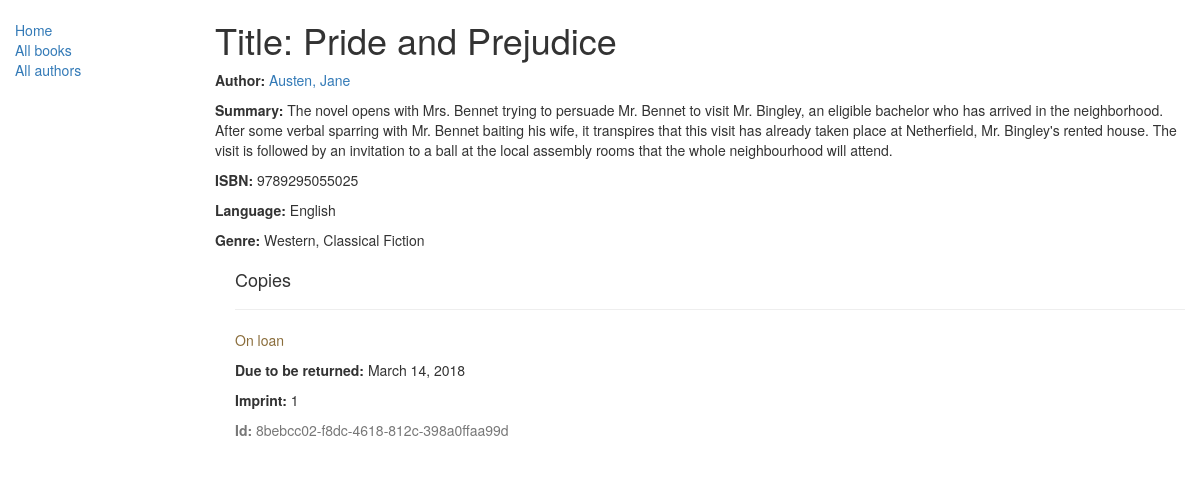
/catalog/book/1, run on the app's committed database.
### catalog/models.py (models this page shows, shortened)
class Book(models.Model):
  title = models.CharField(max_length=200)
  author = models.ForeignKey('Author', on_delete=models.SET_NULL, null=True)
  summary = models.TextField(max_length=1000, help_text='Enter a brief description of the book')
  isbn = models.CharField('ISBN', max_length=13, help_text='13 Character <a href="https://www.isbn-international.org/content/what-isbn">ISBN number</a>')
  genre = models.ManyToManyField(Genre, help_text='Select a genre for this book')
  language = models.ForeignKey('Language', on_delete=models.SET_NULL, null=True)
  def display_genre(self):
    return ', '.join([ genre.name for genre in self.genre.all()[:3]])
  display_genre.short_description = 'Genre'

class Author(models.Model):
  first_name = models.CharField(max_length=100)
  last_name = models.CharField(max_length=100)
  date_of_birth = models.DateField(null=True, blank=True)
  date_of_death = models.DateField('Died', null=True, blank=True)
  class Meta:
    ordering = ['last_name', 'first_name']
  def __str__(self):
    return '{0}, {1}'.format(self.last_name, self.first_name)

class Language(models.Model):
  name = models.CharField(max_length=200, help_text="Enter a the book's natural language")
  def __str__(self):
    return self.name

class Genre(models.Model):
  name = models.CharField(max_length=200, help_text="Enter a book genre (e.g. Science Fiction)")
  def __str__(self):
    return self.name

class BookInstance(models.Model):
  id = models.UUIDField(primary_key=True, default=uuid.uuid4, help_text='Unique ID for this particular book across whole library')
  book = models.ForeignKey(Book, on_delete=models.SET_NULL, null=True)
  imprint = models.CharField(max_length=200)
  due_back = models.DateField(null=True, blank=True)
  LOAN_STATUS = (
    ('m', 'Maintenance'),
    ('o', 'On loan'),
    ('a', 'Available'),
    ('r', 'Reserved'),
  )
  status = models.CharField(max_length=1, choices=LOAN_STATUS, blank=True, default='m', help_text='Book availability')
  class Meta:
      ordering = ['due_back']

### catalog/views.py (the view)
# urls.py: path('book/<int:pk>', views.BookDetailView.as_view(), name='book-detail'),
class BookDetailView(generic.DetailView):
  model = Book

### catalog/templates/catalog/book_detail.html
{% extends "base_generic.html" %}
{% block content %}
  <h1>Title: {{ book.title }}</h1>
  <p><strong>Author:</strong> <a href="">{{ book.author }}</a></p>
  <p><strong>Summary:</strong> {{ book.summary }}</p>
  <p><strong>ISBN:</strong> {{ book.isbn }}</p>
  <p><strong>Language:</strong> {{ book.language }}</p>
  <p><strong>Genre:</strong> {% for genre in book.genre.all %} {{ genre }}{% if not forloop.last %}, {% endif %}{% endfor %}</p>
  <div style="margin-left:20px;margin-top:20px">
    <h4>Copies</h4>
    {% for copy in book.bookinstance_set.all %}
    <hr>
    <p class="{% if copy.status == 'a' %}text-success{% elif copy.status == 'm' %}text-danger{% else %}text-warning{% endif %}">{{ copy.get_status_display }}</p>
    {% if copy.status != 'a' %}<p><strong>Due to be returned:</strong> {{copy.due_back}}</p>{% endif %}
    <p><strong>Imprint:</strong> {{copy.imprint}}</p>
    <p class="text-muted"><strong>Id:</strong> {{copy.id}}</p>
    {% endfor %}
  </div>
{% endblock %}

### catalog/templates/base_generic.html (shortened to what this page needs)
<!DOCTYPE html>
<html lang="en">
<head>
  <link rel="stylesheet" href="https://maxcdn.bootstrapcdn.com/bootstrap/3.3.7/css/bootstrap.min.css">
  {% load static %}
  <link rel="stylesheet" href="{% static 'css/styles.css' %}">
</head>
<body>
  <div class="container-fluid">
    <div class="row">
      <div class="col-sm-2">
        {% block sidebar %}
          <ul class="sidebar-nav">
            <li><a href="{% url 'index'%}">Home</a></li>
            <li><a href="{% url 'books'%}">All books</a></li>
            <li><a href="{% url 'authors' %}">All authors</a></li>
          </ul>
        {% endblock %}
      </div>
      <div class="col-sm-10">
        {% block content %}{% endblock %}
      </div>
    </div>
  </div>
</body>
</html>

### catalog/static/css/styles.css (style rules this page uses)
.sidebar-nav { margin-top: 20px; padding: 0; list-style: none; }

### data on the page
Book: title "Pride and Prejudice", author "Austen, Jane", summary "The novel opens with Mrs. Bennet trying to persuade Mr. Bennet to visit Mr. Bingley, an eligible bachelor who has arrived in the neighborhood. After some verbal sparring with Mr. Bennet baiting his wife, it transpires that this visit has already taken place at Netherfield, Mr. Bingley's rented house. The visit is followed by an invitation to a ball at the local assembly rooms that the whole neighbourhood will attend.", isbn "9789295055025", language "English"
Genre: name "Western"
Genre: name "Classical Fiction"
BookInstance: status "On loan", due_back "March 14, 2018", imprint "1", id "8bebcc02-f8dc-4618-812c-398a0ffaa99d"
